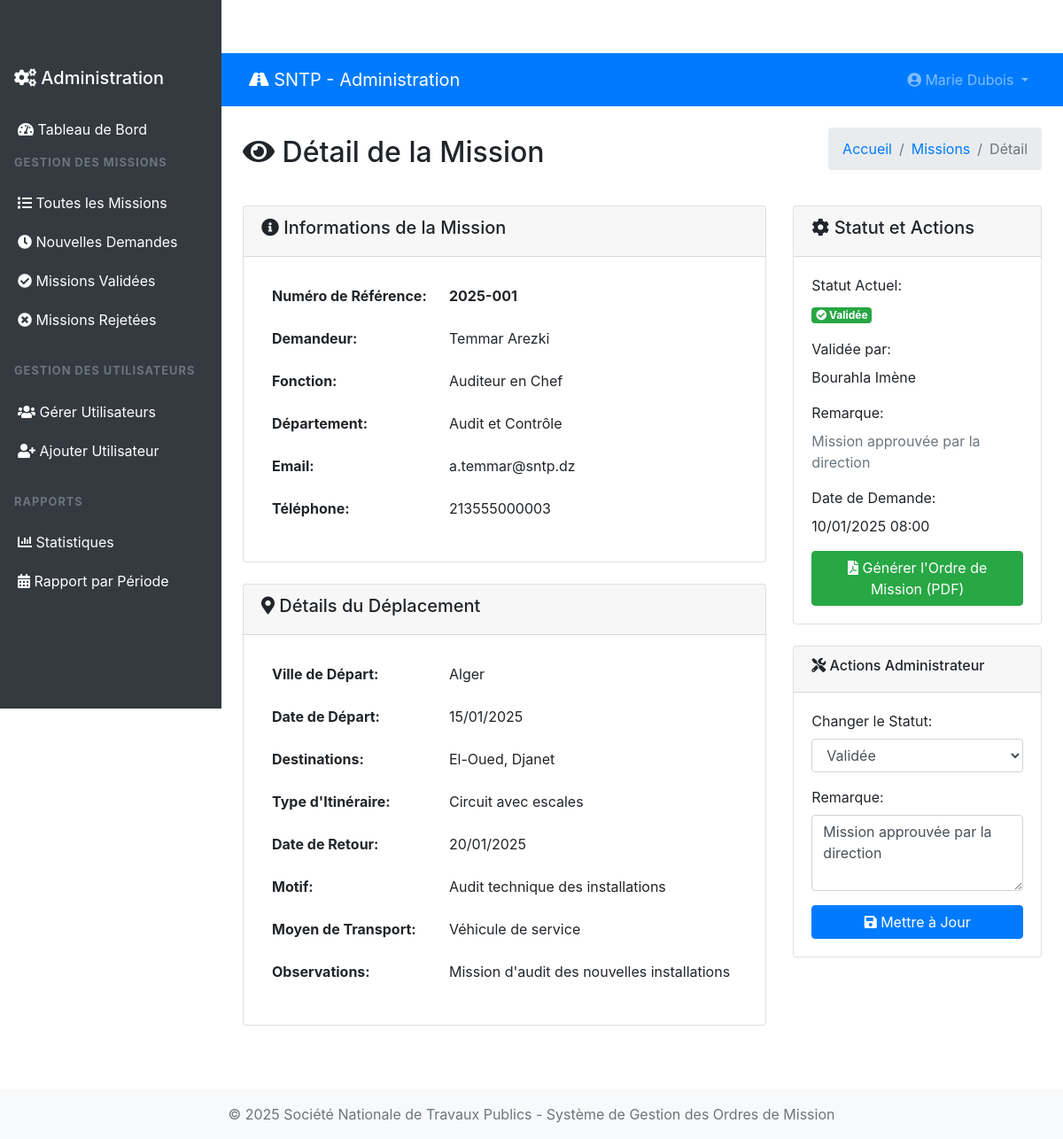
The page /admin/view-mission-detail.php?viewid=1 (signed in) on the database its author committed.
### tables this page shows
CREATE TABLE `tblusers` (
  `ID` int(10) NOT NULL,
  `Nom` varchar(200) DEFAULT NULL,
  `Prenom` varchar(200) DEFAULT NULL,
  `Email` varchar(200) DEFAULT NULL,
  `Fonction` varchar(200) DEFAULT NULL,
  `Departement` varchar(200) DEFAULT NULL,
  `MobileNumber` bigint(10) DEFAULT NULL,
  `Password` varchar(200) NOT NULL,
  `Role` enum('admin','chef_departement','user') DEFAULT 'user',
  `RegDate` timestamp NULL DEFAULT current_timestamp()
);

CREATE TABLE `tblmissions` (
  `ID` int(10) NOT NULL,
  `UserID` int(5) NOT NULL,
  `SubmittedBy` int(5) DEFAULT NULL,
  `ReferenceNumber` varchar(50) DEFAULT NULL,
  `NomPrenom` varchar(400) DEFAULT NULL,
  `Fonction` varchar(200) DEFAULT NULL,
  `VilleDepart` varchar(200) DEFAULT NULL,
  `DateDepart` date DEFAULT NULL,
  `Destinations` text DEFAULT NULL,
  `ItineraireType` varchar(100) DEFAULT NULL,
  `MotifDeplacement` varchar(300) DEFAULT NULL,
  `MoyenTransport` varchar(200) DEFAULT NULL,
  `DateRetour` date DEFAULT NULL,
  `Observations` text DEFAULT NULL,
  `Status` enum('en_attente','validee','rejetee','en_cours') DEFAULT 'en_attente',
  `Remarque` text DEFAULT NULL,
  `ValidatedBy` int(5) DEFAULT NULL,
  `DateCreation` timestamp NULL DEFAULT current_timestamp(),
  `DateValidation` timestamp NULL DEFAULT NULL ON UPDATE current_timestamp()
);

### admin/view-mission-detail.php (the view, shortened to what this page needs)
<?php
include('includes/dbconnection.php');
if (strlen($_SESSION['GMSaid']) == 0) {
    header('location:logout.php');
} else {
    $vid = intval($_GET['viewid']);
?>
<!DOCTYPE html>
<html lang="fr">
<head>
    <link href="https://cdn.jsdelivr.net/npm/bootstrap@4.6.2/dist/css/bootstrap.min.css" rel="stylesheet">
    <link href="https://cdnjs.cloudflare.com/ajax/libs/font-awesome/5.15.4/css/all.min.css" rel="stylesheet">
</head>
<body>
    <?php include_once('includes/sidebar.php'); ?>
    <div class="main-content">
        <?php include_once('includes/header.php'); ?>
        <div class="container-fluid p-4">
            <div class="d-flex justify-content-between align-items-center mb-4">
                <h2><i class="fas fa-eye"></i> Détail de la Mission</h2>
                <nav aria-label="breadcrumb">
                    <ol class="breadcrumb">
                        <li class="breadcrumb-item"><a href="dashboard.php">Accueil</a></li>
                        <li class="breadcrumb-item"><a href="all-missions.php">Missions</a></li>
                        <li class="breadcrumb-item active">Détail</li>
                    </ol>
                </nav>
            </div>
            <?php
            $sql = "SELECT m.*, u.Nom, u.Prenom, u.Email, u.MobileNumber, u.Departement, u.Fonction as UserFonction,
                           v.Nom as ValidatorNom, v.Prenom as ValidatorPrenom
                    FROM tblmissions m
                    JOIN tblusers u ON m.UserID = u.ID
                    LEFT JOIN tblusers v ON m.ValidatedBy = v.ID
                    WHERE m.ID = :vid";
            $query = $dbh->prepare($sql);
            $query->bindParam(':vid', $vid, PDO::PARAM_STR);
            $query->execute();
            $result = $query->fetch(PDO::FETCH_OBJ);
            if($query->rowCount() > 0) {
            ?>
            <div class="row">
                <div class="col-lg-8">
                    <div class="card">
                        <div class="card-header">
                            <h5><i class="fas fa-info-circle"></i> Informations de la Mission</h5>
                        </div>
                        <div class="card-body">
                            <table class="table table-borderless">
                                <tr>
                                    <th width="200">Numéro de Référence:</th>
                                    <td><strong><?php echo htmlentities($result->ReferenceNumber); ?></strong></td>
                                </tr>
                                <tr>
                                    <th>Demandeur:</th>
                                    <td><?php echo htmlentities($result->Nom . ' ' . $result->Prenom); ?></td>
                                </tr>
                                <tr>
                                    <th>Fonction:</th>
                                    <td><?php echo htmlentities($result->UserFonction); ?></td>
                                </tr>
                                <tr>
                                    <th>Département:</th>
                                    <td><?php echo htmlentities($result->Departement); ?></td>
                                </tr>
                                <tr>
                                    <th>Email:</th>
                                    <td><?php echo htmlentities($result->Email); ?></td>
                                </tr>
                                <tr>
                                    <th>Téléphone:</th>
                                    <td><?php echo htmlentities($result->MobileNumber); ?></td>
                                </tr>
                            </table>
                        </div>
                    </div>
                    <div class="card mt-4">
                        <div class="card-header">
                            <h5><i class="fas fa-map-marker-alt"></i> Détails du Déplacement</h5>
                        </div>
                        <div class="card-body">
                            <table class="table table-borderless">
                                <tr>
                                    <th width="200">Ville de Départ:</th>
                                    <td><?php echo htmlentities($result->VilleDepart); ?></td>
                                </tr>
                                <tr>
                                    <th>Date de Départ:</th>
                                    <td><?php echo date('d/m/Y', strtotime($result->DateDepart)); ?></td>
                                </tr>
                                <tr>
                                    <th>Destinations:</th>
                                    <td><?php echo htmlentities($result->Destinations); ?></td>
                                </tr>
                                <tr>
                                    <th>Type d'Itinéraire:</th>
                                    <td><?php echo htmlentities($result->ItineraireType); ?></td>
                                </tr>
                                <tr>
                                    <th>Date de Retour:</th>
                                    <td><?php echo date('d/m/Y', strtotime($result->DateRetour)); ?></td>
                                </tr>
                                <tr>
                                    <th>Motif:</th>
                                    <td><?php echo htmlentities($result->MotifDeplacement); ?></td>
                                </tr>
                                <tr>
                                    <th>Moyen de Transport:</th>
                                    <td><?php echo htmlentities($result->MoyenTransport); ?></td>
                                </tr>
                                <?php if($result->Observations) { ?>
                                <tr>
                                    <th>Observations:</th>
                                    <td><?php echo htmlentities($result->Observations); ?></td>
                                </tr>
                                <?php } ?>
                            </table>
                        </div>
                    </div>
                </div>
                <div class="col-lg-4">
                    <div class="card">
                        <div class="card-header">
                            <h5><i class="fas fa-cog"></i> Statut et Actions</h5>
                        </div>
                        <div class="card-body">
                            <div class="mb-3">
                                <label>Statut Actuel:</label>
                                <div>
                                    <?php if($result->Status == 'en_attente') { ?>
                                        <span class="badge badge-warning badge-lg">
                                            <i class="fas fa-clock"></i> En attente de validation
                                        </span>
                                    <?php } elseif($result->Status == 'validee') { ?>
                                        <span class="badge badge-success badge-lg">
                                            <i class="fas fa-check-circle"></i> Validée
                                        </span>
                                    <?php } elseif($result->Status == 'rejetee') { ?>
                                        <span class="badge badge-danger badge-lg">
                                            <i class="fas fa-times-circle"></i> Rejetée
                                        </span>
                                    <?php } ?>
                                </div>
                            </div>
                            <?php if($result->ValidatorNom) { ?>
                            <div class="mb-3">
                                <label>Validée par:</label>
                                <p><?php echo htmlentities($result->ValidatorNom . ' ' . $result->ValidatorPrenom); ?></p>
                            </div>
                            <?php } ?>
                            <?php if($result->Remarque) { ?>
                            <div class="mb-3">
                                <label>Remarque:</label>
                                <p class="text-muted"><?php echo htmlentities($result->Remarque); ?></p>
                            </div>
                            <?php } ?>
                            <div class="mb-3">
                                <label>Date de Demande:</label>
                                <p><?php echo date('d/m/Y H:i', strtotime($result->DateCreation)); ?></p>
                            </div>
                            <?php if($result->Status == 'validee') { ?>
                            <a href="../includes/generate-pdf.php?mid=<?php echo $result->ID; ?>"
                               class="btn btn-success btn-block" target="_blank">
                                <i class="fas fa-file-pdf"></i> Générer l'Ordre de Mission (PDF)
                            </a>
                            <?php } ?>
                        </div>
                    </div>
                    <div class="card mt-4">
                        <div class="card-header">
                            <h6><i class="fas fa-tools"></i> Actions Administrateur</h6>
                        </div>
                        <div class="card-body">
                            <form method="POST">
                                <div class="form-group">
                                    <label for="status">Changer le Statut:</label>
                                    <select name="status" id="status" class="form-control">
                                        <option value="validee" <?php if($result->Status=='validee') echo 'selected'; ?>>Validée</option>
                                    </select>
                                </div>
                                <div class="form-group">
                                    <label for="remarque">Remarque:</label>
                                    <textarea name="remarque" id="remarque" class="form-control" rows="3"><?php echo htmlentities($result->Remarque); ?></textarea>
                                </div>
                                <button type="submit" name="update_status" class="btn btn-primary btn-block">
                                    <i class="fas fa-save"></i> Mettre à Jour
                                </button>
                            </form>
                        </div>
                    </div>
                </div>
            </div>
            <?php } ?>
        </div>
    </div>
    <?php include_once('includes/footer.php'); ?>
</body>
</html>
<?php } ?>

### admin/includes/header.php (shortened to what this page needs)
<nav class="navbar navbar-expand-lg navbar-dark bg-primary">
    <div class="container-fluid">
        <a class="navbar-brand" href="dashboard.php">
            <i class="fas fa-road"></i> SNTP - Administration
        </a>
        <div class="collapse navbar-collapse" id="navbarNav">
            <ul class="navbar-nav ml-auto">
                <li class="nav-item dropdown">
                    <a class="nav-link dropdown-toggle" href="#" id="navbarDropdown" role="button" data-toggle="dropdown">
                        <i class="fas fa-user-circle"></i>
                        <?php
                        $aid = $_SESSION['GMSaid'];
                        $sql = "SELECT Nom,Prenom FROM tblusers WHERE ID=:aid";
                        $query = $dbh->prepare($sql);
                        $query->bindParam(':aid',$aid,PDO::PARAM_STR);
                        $query->execute();
                        $result = $query->fetch(PDO::FETCH_OBJ);
                        echo htmlentities($result->Prenom . ' ' . $result->Nom);
                        ?>
                    </a>
                </li>
            </ul>
        </div>
    </div>
</nav>

### admin/includes/sidebar.php (style rules this page uses)
.main-content { margin-left: 250px; padding-top: 60px; }
.nav-link { padding: 10px 20px; border-radius: 0; transition: background-color 0.3s; }

### rows shown on the page
tblusers: Prenom+Nom "Marie Dubois"
tblmissions: ReferenceNumber "2025-001", UserID.Prenom "Temmar Arezki", UserID.Fonction "Auditeur en Chef", UserID.Departement "Audit et Contrôle", UserID.Email "a.temmar@sntp.dz", UserID.MobileNumber "213555000003", VilleDepart "Alger", DateDepart "15/01/2025", Destinations "El-Oued, Djanet", ItineraireType "Circuit avec escales", DateRetour "20/01/2025", MotifDeplacement "Audit technique des installations", MoyenTransport "Véhicule de service", Observations "Mission d'audit des nouvelles installations", ValidatedBy.Prenom "Bourahla Imène", Remarque "Mission approuvée par la direction", DateCreation "10/01/2025 08:00", status "Validée", remarque "Mission approuvée par la direction"
